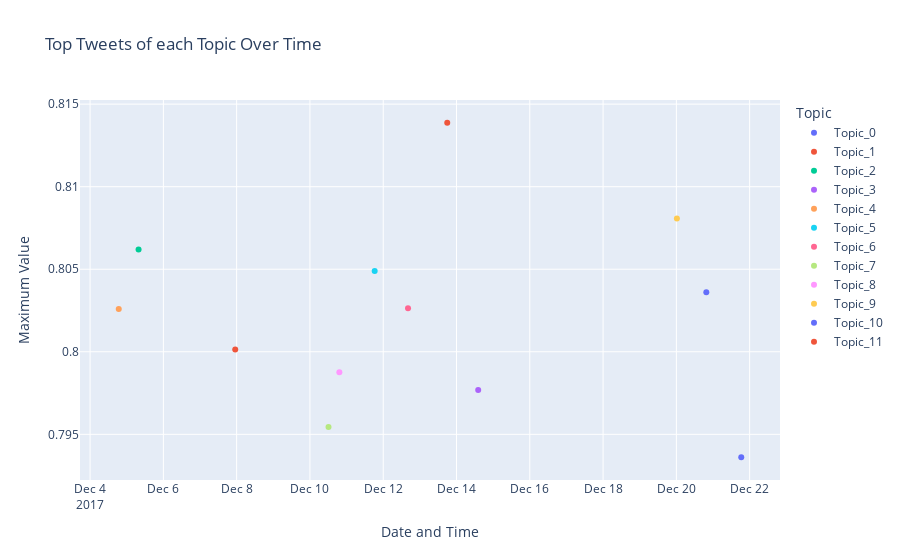

Notebook source saved alongside this figure:
### Code cell
# Creating empty lists to store the maximum values, dates, and topic labels
max_values = []
dates = []
topic_labels = []

# Looping through Topic_0 to Topic_11
for i in range(12):
    column_name = f"Topic_{i}"
    max_value = df[column_name].max()
    max_value_index = df[column_name].idxmax()
    max_value_date = df.loc[max_value_index, "created"]

    max_values.append(max_value)
    dates.append(max_value_date)
    topic_labels.append(f"Topic_{i}")

# Creating a DataFrame for the scatter plot with date parsing
scatter_df = pd.DataFrame({'Date': pd.to_datetime(dates), 'Max Value': max_values, 'Topic': topic_labels})

# Sorting the DataFrame by 'Date' and reset the index
scatter_df = scatter_df.sort_values(by='Date')
scatter_df.reset_index(drop=True, inplace=True)


# Create the scatter plot
fig = px.scatter(
    scatter_df,
    x='Date',
    y='Max Value',
    color='Topic', 
    title='Top Tweets of each Topic Over Time',
    labels={'Date': 'Date and Time', 'Max Value': 'Maximum Value'},
    category_orders={'Topic': topic_labels}  # Setting the order of topics for labels
)

fig.update_xaxes(title_text='Date and Time')
fig.update_yaxes(title_text='Maximum Value')
fig.show()

### Figure 1 — Plotly figure (JSON) as saved in the notebook; plotly's stock layout.template omitted (floating-point values rounded to 4 significant figures)
{"data": [{"hovertemplate": "Topic=Topic_0<br>Date and Time=%{x}<br>Maximum Value=%{y}<extra></extra>", "legendgroup": "Topic_0", "marker": {"color": "#636efa", "symbol": "circle"}, "mode": "markers", "name": "Topic_0", "orientation": "v", "showlegend": true, "type": "scatter", "x": ["2017-12-20T19:37:00"], "xaxis": "x", "y": [0.8036], "yaxis": "y"}, {"hovertemplate": "Topic=Topic_1<br>Date and Time=%{x}<br>Maximum Value=%{y}<extra></extra>", "legendgroup": "Topic_1", "marker": {"color": "#EF553B", "symbol": "circle"}, "mode": "markers", "name": "Topic_1", "orientation": "v", "showlegend": true, "type": "scatter", "x": ["2017-12-07T23:04:00"], "xaxis": "x", "y": [0.8001], "yaxis": "y"}, {"hovertemplate": "Topic=Topic_2<br>Date and Time=%{x}<br>Maximum Value=%{y}<extra></extra>", "legendgroup": "Topic_2", "marker": {"color": "#00cc96", "symbol": "circle"}, "mode": "markers", "name": "Topic_2", "orientation": "v", "showlegend": true, "type": "scatter", "x": ["2017-12-05T07:46:00"], "xaxis": "x", "y": [0.8062], "yaxis": "y"}, {"hovertemplate": "Topic=Topic_3<br>Date and Time=%{x}<br>Maximum Value=%{y}<extra></extra>", "legendgroup": "Topic_3", "marker": {"color": "#ab63fa", "symbol": "circle"}, "mode": "markers", "name": "Topic_3", "orientation": "v", "showlegend": true, "type": "scatter", "x": ["2017-12-14T14:13:00"], "xaxis": "x", "y": [0.7977], "yaxis": "y"}, {"hovertemplate": "Topic=Topic_4<br>Date and Time=%{x}<br>Maximum Value=%{y}<extra></extra>", "legendgroup": "Topic_4", "marker": {"color": "#FFA15A", "symbol": "circle"}, "mode": "markers", "name": "Topic_4", "orientation": "v", "showlegend": true, "type": "scatter", "x": ["2017-12-04T18:47:00"], "xaxis": "x", "y": [0.8026], "yaxis": "y"}, {"hovertemplate": "Topic=Topic_5<br>Date and Time=%{x}<br>Maximum Value=%{y}<extra></extra>", "legendgroup": "Topic_5", "marker": {"color": "#19d3f3", "symbol": "circle"}, "mode": "markers", "name": "Topic_5", "orientation": "v", "showlegend": true, "type": "scatter", "x": ["2017-12-11T18:24:00"], "xaxis": "x", "y": [0.8049], "yaxis": "y"}, {"hovertemplate": "Topic=Topic_6<br>Date and Time=%{x}<br>Maximum Value=%{y}<extra></extra>", "legendgroup": "Topic_6", "marker": {"color": "#FF6692", "symbol": "circle"}, "mode": "markers", "name": "Topic_6", "orientation": "v", "showlegend": true, "type": "scatter", "x": ["2017-12-12T16:15:00"], "xaxis": "x", "y": [0.8026], "yaxis": "y"}, {"hovertemplate": "Topic=Topic_7<br>Date and Time=%{x}<br>Maximum Value=%{y}<extra></extra>", "legendgroup": "Topic_7", "marker": {"color": "#B6E880", "symbol": "circle"}, "mode": "markers", "name": "Topic_7", "orientation": "v", "showlegend": true, "type": "scatter", "x": ["2017-12-10T12:10:00"], "xaxis": "x", "y": [0.7954], "yaxis": "y"}, {"hovertemplate": "Topic=Topic_8<br>Date and Time=%{x}<br>Maximum Value=%{y}<extra></extra>", "legendgroup": "Topic_8", "marker": {"color": "#FF97FF", "symbol": "circle"}, "mode": "markers", "name": "Topic_8", "orientation": "v", "showlegend": true, "type": "scatter", "x": ["2017-12-10T19:17:00"], "xaxis": "x", "y": [0.7988], "yaxis": "y"}, {"hovertemplate": "Topic=Topic_9<br>Date and Time=%{x}<br>Maximum Value=%{y}<extra></extra>", "legendgroup": "Topic_9", "marker": {"color": "#FECB52", "symbol": "circle"}, "mode": "markers", "name": "Topic_9", "orientation": "v", "showlegend": true, "type": "scatter", "x": ["2017-12-20T00:21:00"], "xaxis": "x", "y": [0.8081], "yaxis": "y"}, {"hovertemplate": "Topic=Topic_10<br>Date and Time=%{x}<br>Maximum Value=%{y}<extra></extra>", "legendgroup": "Topic_10", "marker": {"color": "#636efa", "symbol": "circle"}, "mode": "markers", "name": "Topic_10", "orientation": "v", "showlegend": true, "type": "scatter", "x": ["2017-12-21T18:30:00"], "xaxis": "x", "y": [0.7936], "yaxis": "y"}, {"hovertemplate": "Topic=Topic_11<br>Date and Time=%{x}<br>Maximum Value=%{y}<extra></extra>", "legendgroup": "Topic_11", "marker": {"color": "#EF553B", "symbol": "circle"}, "mode": "markers", "name": "Topic_11", "orientation": "v", "showlegend": true, "type": "scatter", "x": ["2017-12-13T17:56:00"], "xaxis": "x", "y": [0.8139], "yaxis": "y"}], "layout": {"legend": {"title": {"text": "Topic"}, "tracegroupgap": 0}, "title": {"text": "Top Tweets of each Topic Over Time"}, "xaxis": {"anchor": "y", "domain": [0, 1], "title": {"text": "Date and Time"}}, "yaxis": {"anchor": "x", "domain": [0, 1], "title": {"text": "Maximum Value"}}}}
